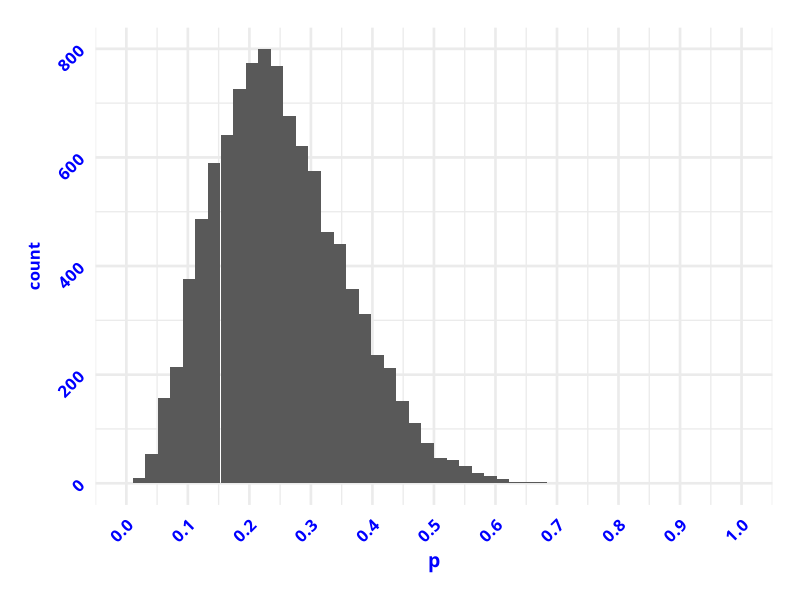
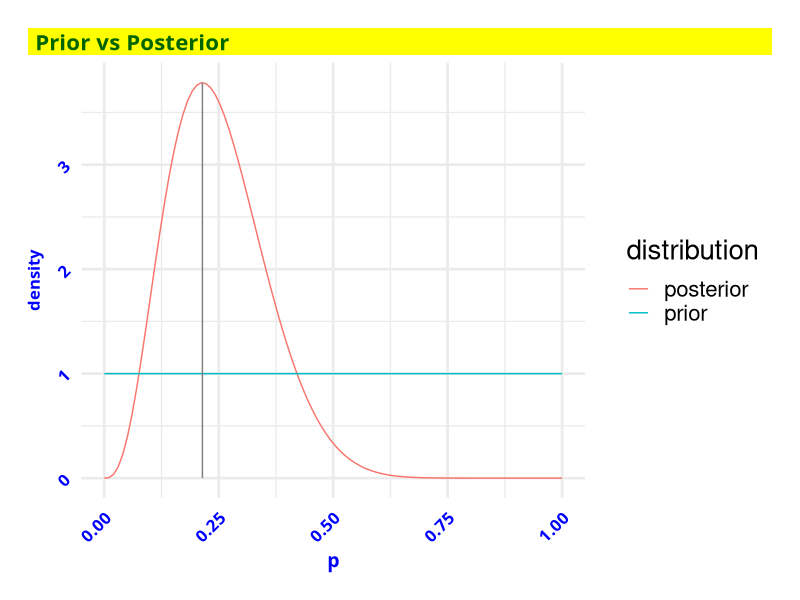
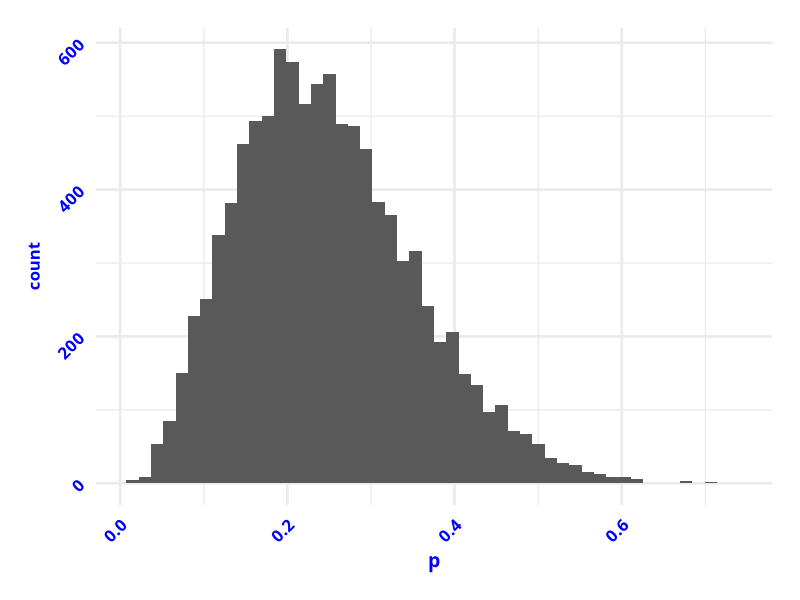
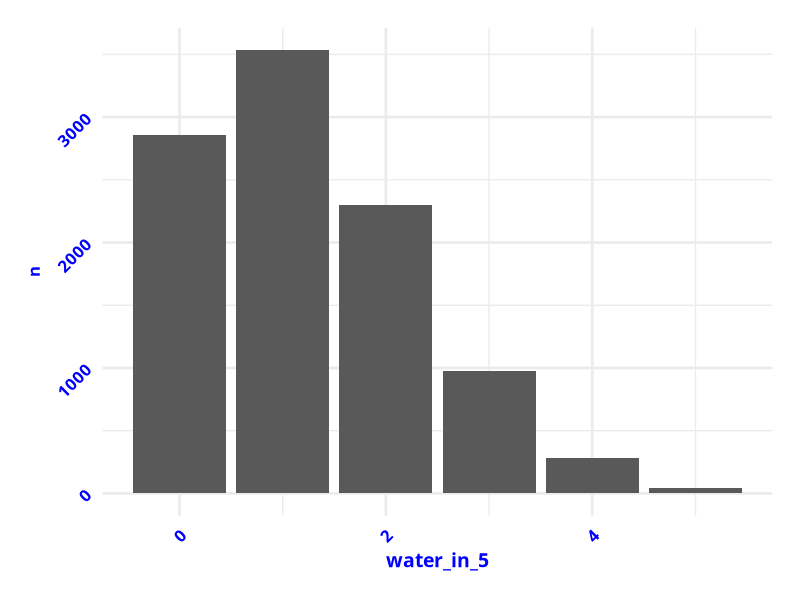

Recreate these plots in R, in order.
## ---- chunk 1
#| label: setup
#| include: false
#| echo: false


# # load libraries - NOT NEEDED


# Force dplyr's select to take precedence
select <- dplyr::select
filter <- dplyr::filter

# Options
options(scipen = 999)
options(qic.clshade = T) # NO LONGER NEEDED; CHARTS ALL PREPARED WITH GGPLOT2 ONLY
options(qic.linecol = 'black') # NO LONGER NEEDED; CHARTS ALL PREPARED WITH GGPLOT2 ONLY
options(qic.signalcol = "firebrick") # NO LONGER NEEDED; CHARTS ALL PREPARED WITH GGPLOT2 ONLY
options(qic.targetcol = "purple") # NO LONGER NEEDED; CHARTS ALL PREPARED WITH GGPLOT2 ONLY
options(DT.options = list(dom = 'pBlfrti')) # Add buttons, filtering, and top (t) pagination controls
options(shiny.maxRequestSize = 50 * 1024^2) # Set upload maximum to 50 MB
options(tigris_use_cache = TRUE)
options(device = "RStudioGD") 


# Flextable defaults:
flextable::set_flextable_defaults(
  font.size = 14, 
  font.family = "Cabin",
  font.color = "black",
  table.layout = "fixed",
  border.color = "darkgray",
  padding.top = 3, padding.bottom = 3,
  padding.left = 4, padding.right = 4,
  line_spacing = 1.3,
  digits = 2,
  decimal.mark = ".",
  big.mark = " ",
  na_str = "<na>",
  post_process_html = identity,
  post_process_docx = identity
)

# Set global theme for consistent plots
ggplot2::theme_set(
  ggplot2::theme_minimal(base_size = 20) +
    ggplot2::theme(
      plot.title.position = "plot",
      plot.title = ggtext::element_textbox_simple(
        family = "Cabin",
        face = "bold",
        color = "darkgreen",
        size = 16,
        fill = "yellow",
        lineheight = 0.9,
        padding = ggplot2::margin(5.5, 5.5, 0.0, 5.5),
        margin = ggplot2::margin(0, 0, 5.5, 0)
      ),
      plot.subtitle = ggtext::element_textbox_simple(
        family = "Cabin",
        color = "darkgreen",
        face = "bold",
        size = 14,
        fill = "yellow",
        lineheight = 0.9,
        padding = ggplot2::margin(5.5, 5.5, 5.5, 5.5),
        margin = ggplot2::margin(0.0, 0, 5.5, 0)
      ),
      plot.caption = ggtext::element_markdown(
        family = "Cabin",
        size = 14,
        hjust = 1,
        color = "darkblue",
        face = "italic",
        fill = "yellow",
        lineheight = 1.0
      ),
      axis.text.x = ggtext::element_markdown(
        family = "Cabin",
        face = "bold",
        color = "blue",
        size = 12,
        angle = 45,
        hjust = 1
      ),
        # ggplot2::element_blank(),
      axis.title.x = ggtext::element_markdown(
        family = "Cabin",
        face = "bold",
        color = "blue",
        size = 14),
        # ggplot2::element_blank(),
      axis.text.y = ggtext::element_markdown(
        family = "Cabin",
        face = "bold",
        color = "blue",
        size = 12,
        angle = 45,
        hjust = 1
      ),
        # ggplot2::element_blank(),
      axis.title.y = ggtext::element_markdown(
        family = "Cabin",
        face = "bold",
        color = "blue",
        size = 12),
        # ggplot2::element_blank(),
      strip.text = ggtext::element_markdown(
        family = "Cabin",
        color = "black",
        size = 12,
        face = "italic",
        margin = ggplot2::margin(2, 0, 0.5, 0, "lines")
      ),
      axis.text = ggtext::element_markdown(
        family = "Cabin",
        color = "black"),
      panel.background = ggplot2::element_rect(fill = "white", color = NA),
      plot.background = ggplot2::element_rect(fill = "white", color = NA),
      legend.position = "none",
      panel.spacing.x = grid::unit(1.5, "cm"),
      panel.spacing.y = grid::unit(1.5, "cm"),
      plot.margin = ggplot2::margin(20, 20, 20, 20, "pt")
    )
)



  
# Set seed for reproducibility
base::set.seed(123)

## ---- chunk 2
# get data
data <- rep(c("W", "L"), times = c(3, 11))

# get counts
W <- sum(data == "W")  # 3
L <- sum(data == "L")  # 11

# Prior parameters (uniform)
a <- 1
b <- 1

# 'Naive' probability for p for W as point estimate
naivep <- 3/14   # 0.2142857

## ---- chunk 3

# Update uniform distribution to include new data

# Posterior: Beta(a + W, b + L) = Beta(4, 12)
samples <- tibble::tibble(
  p = stats::rbeta(n = 10000, shape1 = a + W, shape2 = b + L)
)   # take random 'x' values from beta with specified parameters and return the height of the curve at each value


# Visualize posterior with histogram
samples |>
  ggplot2::ggplot(ggplot2::aes(x = p)) +
  ggplot2::geom_histogram(bins = 50) +
  ggplot2::scale_x_continuous(
    breaks = seq(0, 1, by = 0.1),
    limits = c(0, 1)
  )


# Get mode of Beta(4, 12) to visualize peak point of updated distrib
mode_p <- (4 - 1) / (4 + 12 - 2)  # gives the peak of the density function
peak_density <- stats::dbeta(mode_p, shape1 = 4, shape2 = 12)  # returns the height of the curve (density) at the single point = mode_p


# Now visualize with density curves
densities <- tibble::tibble(
  p = seq(0, 1, length.out = 100),  # 100 evenly spaced x values between 0 - 1
  prior = stats::dbeta(p, shape1 = 1, shape2 = 1),  # returns the height of the curve (density) at all the x values of the uniform shape (=1)
  posterior = stats::dbeta(p, shape1 = 4, shape2 = 12) # returns the height of the curve (density) at all the x values of the posterior shape from 0 - 1
) |>
  tidyr::pivot_longer(
    cols = c(prior, posterior), 
    names_to = "distribution", 
    values_to = "density"
  ) 

# # view it
# densities     # testing

# plot it
densities|>
  ggplot2::ggplot(ggplot2::aes(x = p, y = density, color = distribution)) +
  ggplot2::geom_line() +
  ggplot2::annotate(
    "segment",
    x = mode_p, xend = mode_p, 
    y = 0, yend = peak_density,
    color = "gray50",
    linewidth = 0.5
  ) +
  ggplot2::labs(title = "Prior vs Posterior") +
  ggplot2::theme(legend.position = "right")


## ---- chunk 4
# p is the probability of water on a single globe toss.  shape1 = (α)Prior + 'successes'     shape2 = (β)Prior + 'failures'

samples_from_post <- tibble::tibble(
  p = stats::rbeta(n = 10000, shape1 = 4, shape2 = 12)
)   # rbeta() = take n random samples as you walk along the curve created from a Beta distrib with empirically specified parameters (the posterior).  shape1 = 'successes'   shape2 = 'failures' and return the height of the curve at each sample point on the curve

# visualize it with histogram (don't use density curves; they are for continuous data)
samples_from_post |>
  ggplot2::ggplot(ggplot2::aes(x = p)) +
  ggplot2::geom_histogram(bins = 50)

## ---- chunk 5
# Simulate 5 tosses for each of the 10,000 posterior sample
predictions <- samples_from_post |>
  dplyr::mutate(
    water_in_5 = stats::rbinom(n = dplyr::n(), size = 5, prob = p)
  )  # rbinom() — simulate binomial draws (n = 5, prob = posterior samples)

# Save the summary
pred_summary <- predictions |>
  dplyr::count(water_in_5) |>
  dplyr::mutate(prob = n / sum(n))

# Display results in table
pred_summary |>
  flextable::flextable() |>
  flextable::add_header_lines("Posterior Predictive Distribution") |>
  flextable::color(i = 1, part = "header", color = "blue") |>
  flextable::italic(i = 1, part = "header") |>
  flextable::align(i = 1, part = "header", align = "left") |>
  flextable::fontsize(i = 1, part = "header", size = 12) |>
  flextable::bg(i = 1, part = "header", bg = "white") |>
  flextable::bg(i = 2, part = "header", bg = "palegreen") |>
  flextable::autofit()

# Display results in bar chart - Each bar shows "how many of my 10,000 simulated samples of 5 'futures' had 0, 1, 2... waters, expressed as a proportion"
predictions |>
  dplyr::count(water_in_5) |>
  ggplot2::ggplot(ggplot2::aes(x = water_in_5, y = n)) +
  ggplot2::geom_col()

## ---- chunk 6
tibble::tibble(
  Step = c("3", "3", "4", "5", "5", "6", "6", "7"),
  Function = c("stats::rbeta()", "tibble::tibble()", "ggplot2::geom_histogram()",
               "stats::rbinom()", "dplyr::mutate()", "dplyr::count()",
               "dplyr::mutate()", "ggplot2::geom_col()"),
  Purpose = c("Sample posterior (no tidy alt)", "Store samples", "Plot histogram",
              "Simulate predictions (no tidy alt)", "Add prediction column to df",
              "Get counts of each sample result", "Add column to data frame", "Plot predictive distribution as bar chart")
) |>
  flextable::flextable() |>
  flextable::add_header_lines("Key R Functions for Bayesian Globe Analysis") |>
  flextable::color(i = 1, part = "header", color = "blue") |>
  flextable::italic(i = 1, part = "header") |>
  flextable::align(i = 1, part = "header", align = "left") |>
  flextable::fontsize(i = 1, part = "header", size = 12) |>
  flextable::bg(i = 1, part = "header", bg = "white") |>
  flextable::bg(i = 2, part = "header", bg = "palegreen") |>
  flextable::autofit()
